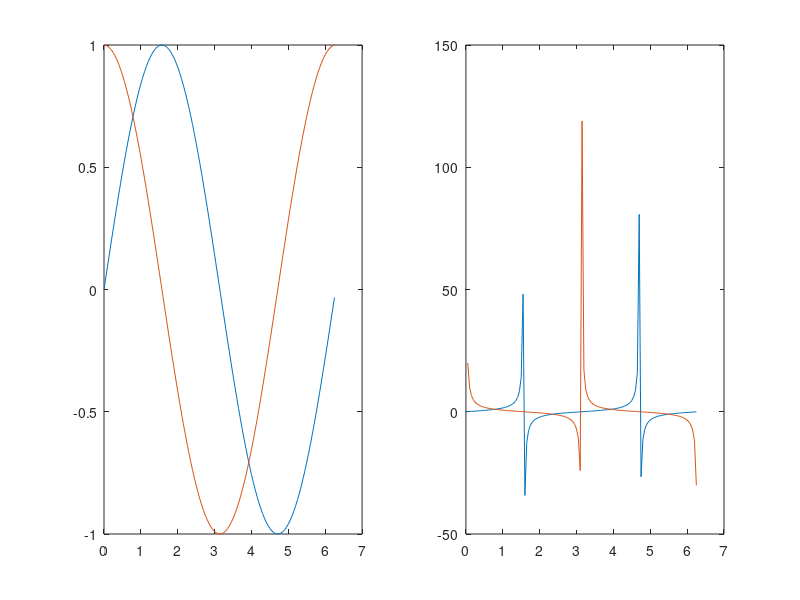

The MATLAB source for this figure:
function [  ] = dalsii(  )
%UNTITLED8 Summary of this function goes here
%   Detailed explanation goes here
t = 0:0.05:2*pi;

sinx = sin(t);
cosx = cos(t);

tangx = tan(t);

cotgx = cot(t);


figure();

subplot(1, 2, 1);

plot(t, sinx, t, cosx);

subplot(1, 2, 2);
plot(t, tangx, t, cotgx);



end

